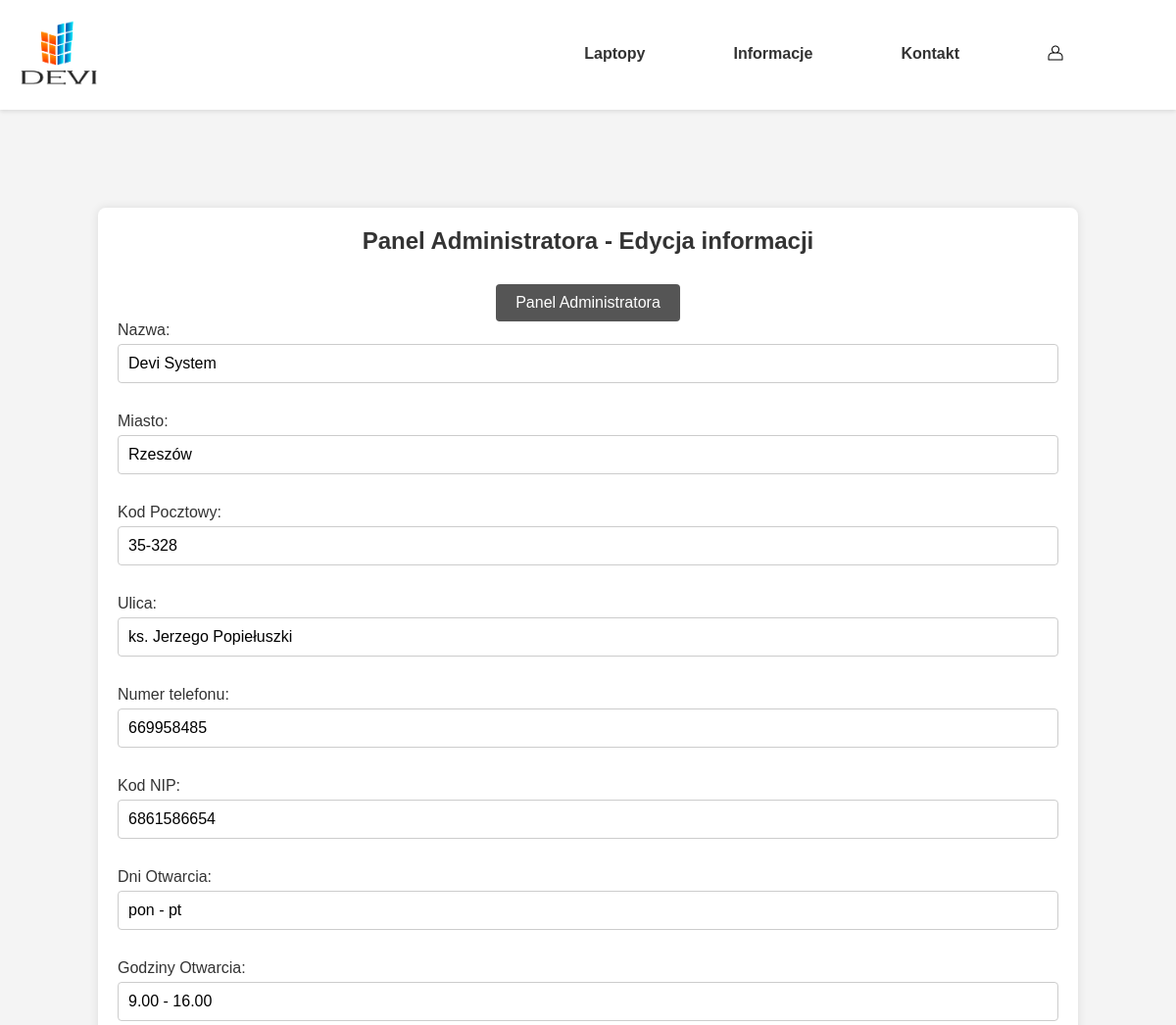
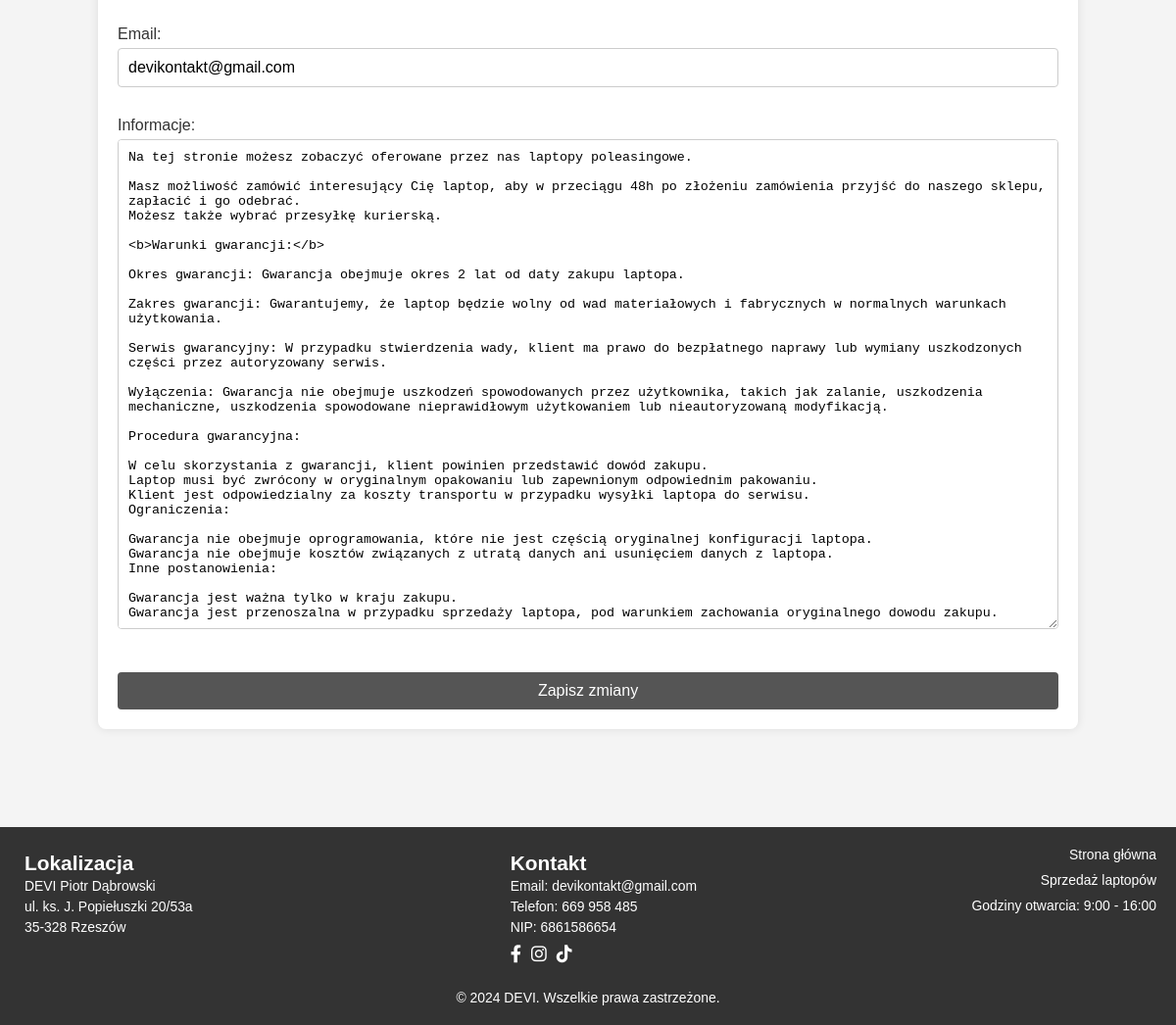
Page /DEVI_Sklep/admin/edit_information.php on the committed database (2 pictures, top to bottom).
### tables this page shows
CREATE TABLE `informacje` (
  `id_info` int(11) NOT NULL,
  `informacja_opis` text NOT NULL,
  `nazwa_firmy` varchar(50) NOT NULL,
  `miasto` varchar(50) NOT NULL,
  `kod_pocztowy` varchar(50) NOT NULL,
  `ulica` varchar(50) NOT NULL,
  `numer_telefonu` varchar(20) NOT NULL,
  `kod_nip` varchar(50) NOT NULL,
  `dni_otwarcia` varchar(50) NOT NULL,
  `godziny_otwarcia` varchar(50) NOT NULL,
  `email` varchar(350) NOT NULL
);

### DEVI_Sklep/admin/edit_information.php (the view, shortened to what this page needs)
<!DOCTYPE html>
<html lang="pl">
<head>
    <link rel="stylesheet" media="all" href="../css/style.css" type="text/css">
    <link rel="stylesheet" href="https://cdnjs.cloudflare.com/ajax/libs/font-awesome/6.0.0-beta3/css/all.min.css">
</head>
<body>
    <?php include 'header_admin.php';?>
    <main>
    <?php
        require('../baza/config.php');
        $query = "SELECT * FROM informacje where id_info=1";
        $result = mysqli_query($conn,$query);
        if($result){
            $row=mysqli_fetch_assoc($result);
        }
    ?>
        <div class="edit-container">
            <h1>Panel Administratora - Edycja informacji</h1>
            <button><a href="admin_page.php">Panel Administratora</a></button>
             <form name="edit_info" method="post">
                 <div>
                     <label for="name">Nazwa:</label>
                     <input type="text" id="name" name="name" value="<?php echo isset($row['nazwa_firmy']) ? htmlspecialchars($row['nazwa_firmy']) : ''; ?>" required>
                    </div>
                    <div>
                        <label for="city">Miasto:</label>
                        <input type="text" id="city" name="city" value="<?php echo isset($row['miasto']) ? htmlspecialchars($row['miasto']) : ''; ?>" required>
                    </div>
                    <div>
                        <label for="post_code">Kod Pocztowy:</label>
                        <input type="text" id="post_code" name="post_code" value="<?php echo isset($row['kod_pocztowy']) ? htmlspecialchars($row['kod_pocztowy']) : ''; ?>" required>
                    </div>
                    <div>
                        <label for="street">Ulica:</label>
                        <input type="text" id="street" name="street" value="<?php echo isset($row['ulica']) ? htmlspecialchars($row['ulica']) : ''; ?>" required>
                    </div>
                    <div>
                        <label for="phone">Numer telefonu:</label>
                        <input type="text" id="phone" name="phone" value="<?php echo isset($row['numer_telefonu']) ? htmlspecialchars($row['numer_telefonu']) : ''; ?>" required>
                    </div>
                    <div>
                        <label for="NIP">Kod NIP:</label>
                        <input type="text" id="NIP" name="NIP" value="<?php echo isset($row['kod_nip']) ? htmlspecialchars($row['kod_nip']) : ''; ?>" required>
                    </div>
                    <div>
                        <label for="open_days">Dni Otwarcia:</label>
                        <input type="text" id="open_days" name="open_days" value="<?php echo isset($row['dni_otwarcia']) ? htmlspecialchars($row['dni_otwarcia']) : ''; ?>" required>
                    </div>
                    <div>
                        <label for="open_hours">Godziny Otwarcia:</label>
                        <input type="text" id="open_hours" name="open_hours" value="<?php echo isset($row['godziny_otwarcia']) ? htmlspecialchars($row['godziny_otwarcia']) : ''; ?>" required>
                    </div>
                    <div>
                        <label for="email">Email:</label>
                        <input type="text" id="email" name="email" value="<?php echo isset($row['email']) ? htmlspecialchars($row['email']) : ''; ?>" required>
                    </div>
                    <div>
                        <label for="description">Informacje:</label>
                        <textarea name="description" id="description" required><?php echo isset($row['informacja_opis']) ? htmlspecialchars($row['informacja_opis']) : ''; ?></textarea>
                    </div>
                <button type="submit">Zapisz zmiany</button>
            </form>
        </div>
    </main>
    <?php include '../footer.php';?>
</body>
</html>

### DEVI_Sklep/css/style.css (style rules this page uses)
* { margin: 0; padding: 0; box-sizing: border-box; }
body { font-family: Arial, sans-serif; background-color: #f7f7f7; color: #333; }
main { padding: 20px; }
button { background-color: #333; color: #fff; border: none; padding: 10px 20px; font-size: 16px; cursor: pointer; text-decoration: none; }
button a { color: #fff; text-decoration: none; }
h1 { margin-bottom: 20px; font-size: 1.5em; }
form { display: flex; flex-direction: column; gap: 15px; }
label { text-align: left; margin-bottom: 5px; }
input { padding: 10px; border: 1px solid #ccc; border-radius: 4px; font-size: 1em; }

### DEVI_Sklep/admin/edit_information.php (style rules this page uses)
body { font-family: Arial, sans-serif; background-color: #f4f4f4; margin: 10; padding: 0; }
main { padding: 100px; }
.edit-container { width: 100%; margin: 10 auto; background: #fff; padding: 20px; border-radius: 8px; box-shadow: 0 0 10px rgba(0, 0, 0, 0.1); align-self: center; text-align: center; }
h1 { margin-top: 0; }
button { background-color: #555555; color: #fff; border: none; padding: 10px 20px; cursor: pointer; text-decoration: none; font-size: 16px; border-radius: 4px; margin-top: 10px; display: inline-block; }
button a { color: #fff; text-decoration: none; }
form { display: flex; flex-direction: column; }
form div { margin-bottom: 15px; }
form label { display: block; margin-bottom: 5px; }
form input[type="text"], form input[type="number"], form input[type="file"], form textarea { width: 100%; padding: 10px; border: 1px solid #ccc; border-radius: 4px; box-sizing: border-box; }
form textarea { resize: vertical; height: 500px; }

### rows in the picture
informacje: name "Devi System", city "Rzeszów", post_code "35-328", street "ks. Jerzego Popiełuszki", phone "669958485", NIP "6861586654", open_days "pon - pt", open_hours "9.00 - 16.00", email "devikontakt@gmail.com", description "Na tej stronie możesz zobaczyć oferowane przez nas laptopy poleasingowe. Masz możliwość zamówić interesujący Cię laptop, aby w przeciągu 48h po złożeniu zamówienia przyjść do naszego sklepu, zapłacić i go odebrać. Możesz także wybrać przesyłkę kurierską. <b>Warunki gwarancji:</b> Okres gwarancji: Gwarancja obejmuje okres 2 lat od daty zakupu laptopa. Zakres gwarancji: Gwarantujemy, że laptop będzie wolny od wad materiałowych i fabrycznych w normalnych warunkach użytkowania. Serwis gwarancyjny: W przypadku stwierdzenia wady, klient ma prawo do bezpłatnego naprawy lub wymiany uszkodzonych części przez autoryzowany serwis. Wyłączenia: Gwarancja nie obejmuje uszkodzeń spowodowanych przez…"
